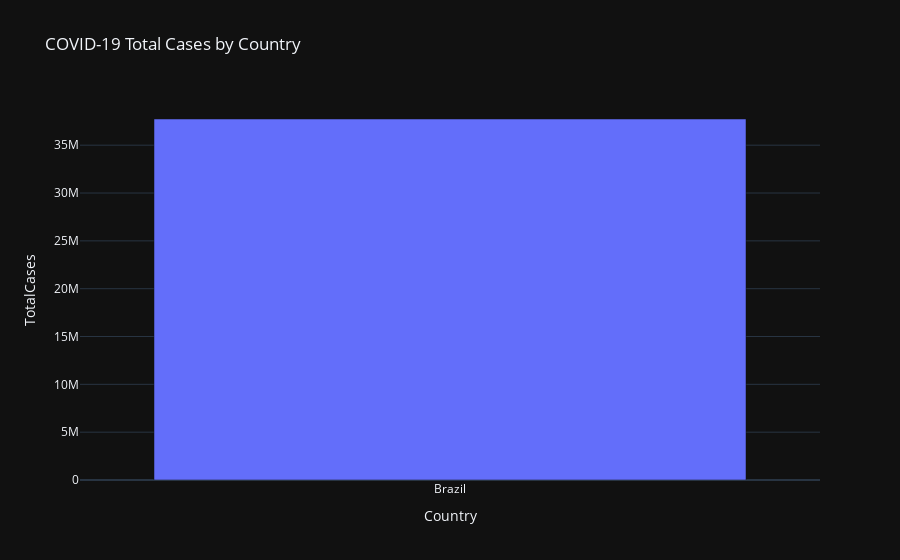

Here is the notebook cell this chart was saved with:
### Code cell
fig = px.bar(df, x='Country', y='TotalCases', hover_data=['TotalDeaths', 'TotalTests'], title='COVID-19 Total Cases by Country')

# Add interactive legend
fig.update_layout(legend=dict(y=1, traceorder='reversed', font=dict(size=16)))

fig.show()

### Figure 1 — Plotly figure (JSON) as saved in the notebook; plotly's stock layout.template omitted (floating-point values rounded to 4 significant figures)
{"data": [{"alignmentgroup": "True", "customdata": [[704897, 63776166]], "hovertemplate": "Country=%{x}<br>TotalCases=%{y}<br>TotalDeaths=%{customdata[0]}<br>TotalTests=%{customdata[1]}<extra></extra>", "legendgroup": "", "marker": {"color": "#636efa", "pattern": {"shape": ""}}, "name": "", "offsetgroup": "", "orientation": "v", "showlegend": false, "textposition": "auto", "x": ["Brazil"], "xaxis": "x", "y": [37739057], "yaxis": "y", "type": "bar"}], "layout": {"xaxis": {"anchor": "y", "domain": [0.0, 1.0], "title": {"text": "Country"}}, "yaxis": {"anchor": "x", "domain": [0.0, 1.0], "title": {"text": "TotalCases"}}, "legend": {"tracegroupgap": 0, "font": {"size": 16}, "y": 1, "traceorder": "reversed"}, "title": {"text": "COVID-19 Total Cases by Country"}, "barmode": "relative"}}
